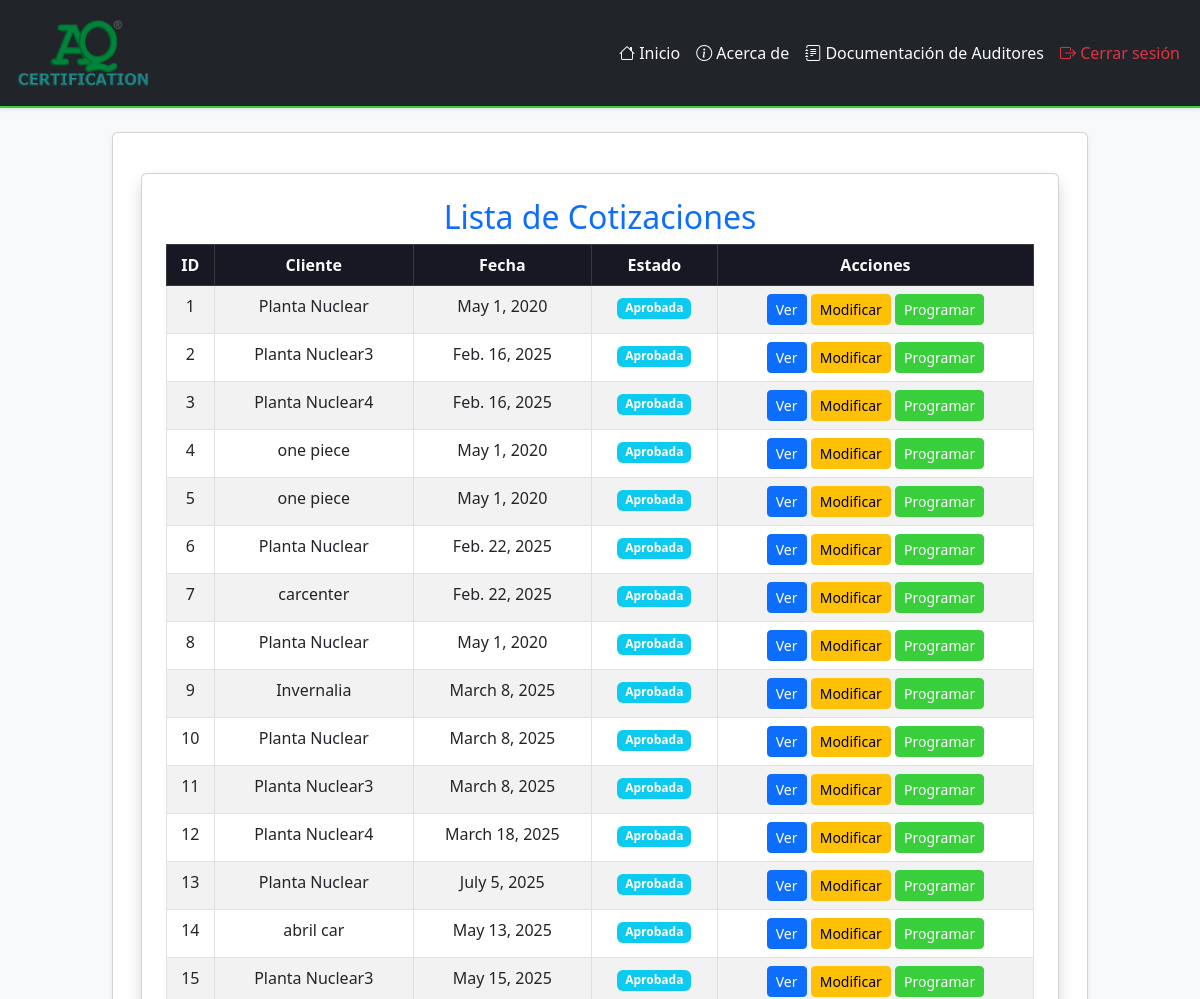
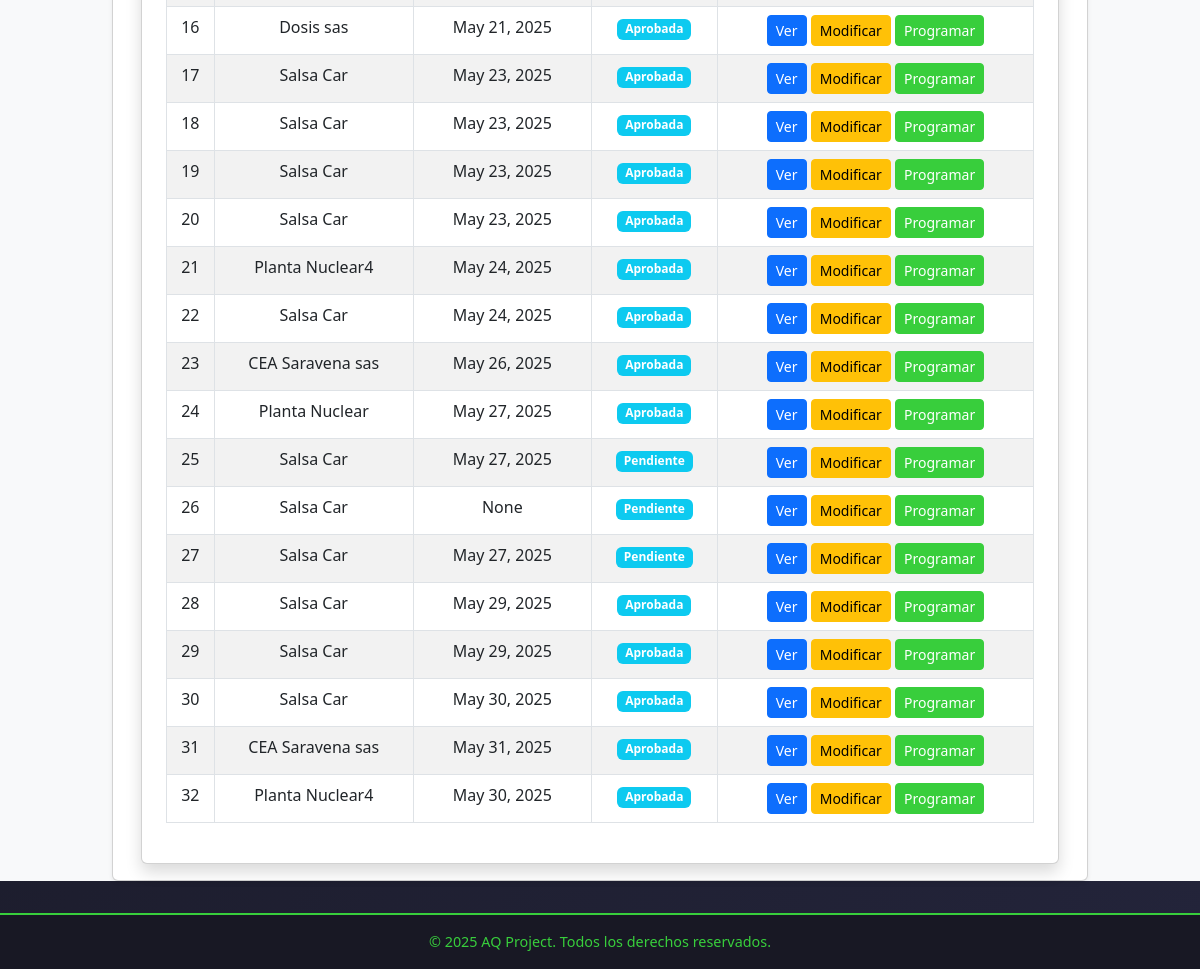
The page /cotizaciones/cotizaciones/ (signed in) on the database as committed earlier (2 pictures, top to bottom).
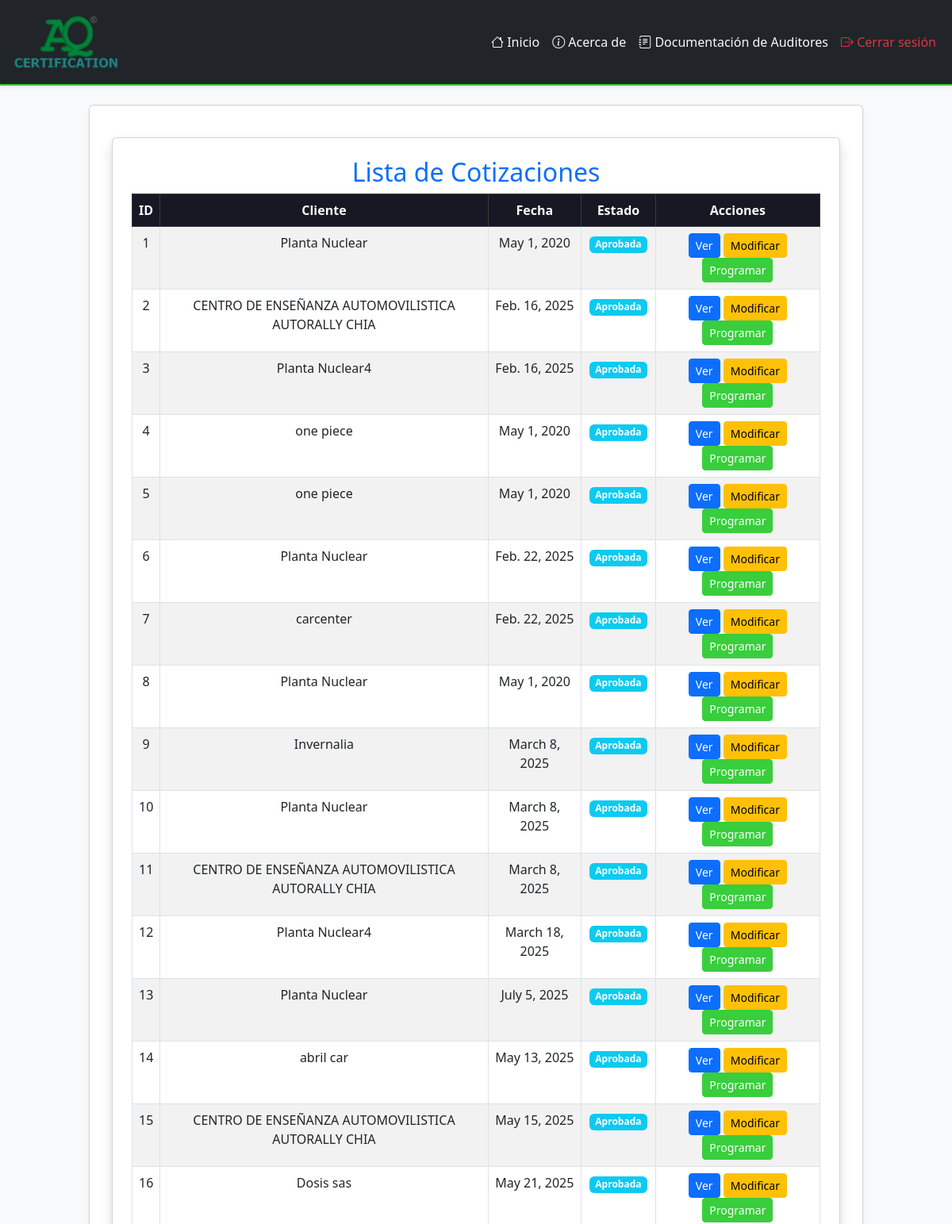
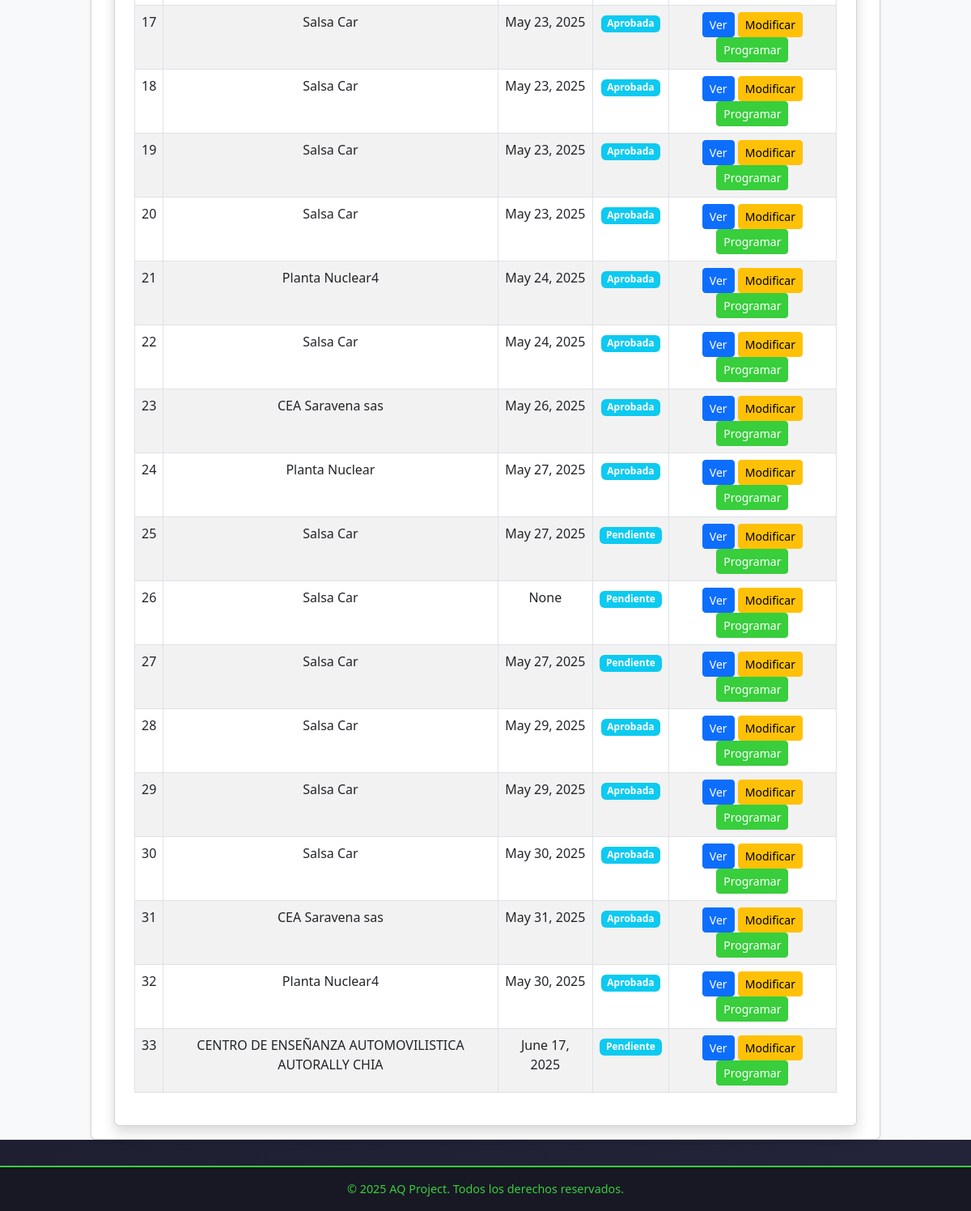
The same page on the database as committed later (2 pictures, top to bottom).
### cotizaciones/models.py (models this page shows, shortened)
class Cotizacion(models.Model):
    solicitud = models.ForeignKey(Solicitud, on_delete=models.CASCADE, related_name="cotizaciones")
    numero_servicio = models.CharField(max_length=100, unique=True)
    fecha_cotizacion = models.DateField(null=True, blank=True)
    tipo_servicio = models.ManyToManyField("TipoServicio")
    dias_auditoria_etapa_1 = models.DecimalField(max_digits=3, decimal_places=1, null=True, blank=True)
    dias_auditoria_etapa_2 = models.DecimalField(max_digits=3, decimal_places=1, null=True, blank=True)
    precio_neto = models.DecimalField(max_digits=10, decimal_places=2, help_text="Valor sin IVA")
    precio_iva = models.DecimalField(max_digits=10, decimal_places=2, default=Decimal("0.00"), help_text="IVA (19%)")
    precio_total = models.DecimalField(max_digits=10, decimal_places=2, default=Decimal("0.00"), help_text="Total con IVA")
    ESTADO_CHOICES = [
        ('Pendiente', 'Pendiente'),
        ('Aprobada', 'Aprobada'),
        ('Rechazada', 'Rechazada'),
        ('Programada', 'Programada'),
    ]
    estado = models.CharField(max_length=20, choices=ESTADO_CHOICES, default='Pendiente')

### solicitudes/models.py (models this page shows, shortened)
class Solicitud(models.Model):
    cliente = models.ForeignKey(Cliente, on_delete=models.CASCADE, related_name="solicitudes_solicitudes")  # Relación con el modelo Cliente
    fecha_solicitud = models.DateField(default=date.today)  # Fecha en que se crea la solicitud
    estado = models.CharField(
        max_length=20,
        choices=[
            ('Pendiente', 'Pendiente'),
            ('Aprobada', 'Aprobada'),
            ('Rechazada', 'Rechazada')
        ],
        default='Pendiente'
    )  # Estado de la solicitud

class Cliente(models.Model):
    nit = models.CharField(max_length=20, unique=True)  # Nit único
    nombre_propietario = models.CharField(max_length=100)
    nombre_establecimiento = models.CharField(max_length=100)
    representante_legal = models.CharField(max_length=100)
    cedula_ciudadania = models.CharField(max_length=20)
    ciudad = models.CharField(max_length=100)
    departamento = models.CharField(max_length=100)
    direccion = models.CharField(max_length=200)
    representante_organismo = models.CharField(max_length=100)
    cargo = models.CharField(max_length=50)
    telefono_fijo = models.CharField(max_length=20, blank=True, null=True)
    telefono_celular = models.CharField(max_length=20)
    correo_electronico = models.EmailField()
    nivel_cea = models.CharField(max_length=50, choices=NIVELES_CEA)
    cantidad_vehiculos = models.IntegerField(null=True, blank=True)
    cantidad_instructores = models.IntegerField(null=True, blank=True)
    categorias_certificar = models.ManyToManyField(Categoria, blank=True)
    certificado_conformidad = models.CharField(max_length=2, choices=CERTIFICADO_CONFORMIDAD_CHOICES, default="No")
    nombre_ente_certificador = models.CharField(max_length=100, blank=True, null=True)  # Se llena si es "Sí"
    fecha_solicitud = models.DateField(null=True, blank=True)  # Se establece solo cuando se envía la solicitud
    observaciones = models.TextField(blank=True, null=True)

### cotizaciones/views.py (the view)
# urls.py: path("cotizaciones/", listado_cotizaciones, name="listado_cotizaciones"),
@login_required
def listado_cotizaciones(request):
    cotizaciones = Cotizacion.objects.all()
    return render(request, "cotizaciones/listado_cotizaciones.html", {"cotizaciones": cotizaciones})

### cotizaciones/templates/cotizaciones/listado_cotizaciones.html (shortened to what this page needs)
{% extends 'layouts/base.html' %}
{% block content %}
<link rel="stylesheet" href="https://cdn.jsdelivr.net/npm/bootstrap@5.3.0/dist/css/bootstrap.min.css">
<div class="container mt-4">
    <div class="card shadow p-4">
        <h2 class="text-center text-primary">Lista de Cotizaciones</h2>
        {% if cotizaciones %}
            <div class="table-responsive">
                <table class="table table-bordered table-striped text-center">
                    <thead class="table-dark">
                        <tr>
                            <th>ID</th>
                            <th>Cliente</th>
                            <th>Fecha</th>
                            <th>Estado</th>
                            <th>Acciones</th>
                        </tr>
                    </thead>
                    <tbody>
                        {% for cotizacion in cotizaciones %}
                            <tr>
                                <td>{{ cotizacion.id }}</td>
                                <td>{{ cotizacion.solicitud.cliente.nombre_establecimiento }}</td>
                                <td>{{ cotizacion.fecha_cotizacion }}</td>
                                <td>
                                    <span class="badge bg-info">{{ cotizacion.estado }}</span>
                                </td>
                                <td>
                                    <a href="{% url 'detalle_cotizacion' cotizacion.id %}" class="btn btn-sm btn-primary">Ver</a>
                                    <a href="{% url 'editar_cotizacion' cotizacion.id %}" class="btn btn-sm btn-warning">Modificar</a>
                                    <a href="{% url 'programar_auditoria' cotizacion.id %}" class="btn btn-sm btn-success">Programar</a>
                                </td>
                            </tr>
                        {% endfor %}
                    </tbody>
                </table>
            </div>
        {% else %}
            <div class="alert alert-danger text-center">
                No hay cotizaciones registradas.
            </div>
        {% endif %}
    </div>
</div>
{% endblock %}

### myapp/templates/layouts/base.html (shortened to what this page needs)
{% load static %}
<!doctype html>
<html lang="es">
<head>
    <link rel="stylesheet" href="https://cdn.jsdelivr.net/npm/bootstrap@5.3.3/dist/css/bootstrap.min.css">
    <link rel="stylesheet" href="https://cdn.jsdelivr.net/npm/bootstrap-icons@1.10.5/font/bootstrap-icons.css">
</head>
<body>
<nav class="navbar navbar-expand-lg navbar-dark bg-dark shadow-sm">
    <div class="container-fluid">
        <a class="navbar-brand text-success d-flex align-items-center" href="/">
            <img src="{% static 'myapp/AQ_color.png' %}" alt="Logo AQ Certification" style="height: 80px; margin-right: 30px;">
        </a>
        <div class="collapse navbar-collapse" id="navbarNavDropdown">
            <ul class="navbar-nav ms-auto">
                <li class="nav-item"><a class="nav-link" href="{% url 'index' %}"><i class="bi bi-house"></i> Inicio</a></li>
                <li class="nav-item"><a class="nav-link" href="{% url 'about' %}"><i class="bi bi-info-circle"></i> Acerca de</a></li>
                {% if user.is_authenticated %}
                    {% for group in user.groups.all %}
                        {% if group.name == "Auditores" %}
                            <li class="nav-item">
                                <a class="nav-link" href="{% url 'dashboard_auditor' %}"><i class="bi bi-journal-text"></i> Documentación de Auditores</a>
                            </li>
                        {% endif %}
                    {% endfor %}
                    <li class="nav-item"><a class="nav-link text-danger" href="{% url 'logout' %}"><i class="bi bi-box-arrow-right"></i> Cerrar sesión</a></li>
                {% else %}
                    <li class="nav-item"><a class="nav-link" href="{% url 'signup' %}"><i class="bi bi-person-plus"></i> Registrarse</a></li>
                    <li class="nav-item"><a class="nav-link" href="{% url 'signin' %}"><i class="bi bi-box-arrow-in-right"></i> Iniciar sesión</a></li>
                {% endif %}
            </ul>
        </div>
    </div>
</nav>
<main class="container-fluid" style="background-color: #f8f9fa; min-height: 100vh;">
    <div class="row justify-content-center">
        <div class="col-lg-10 mt-4">
            <div class="card shadow-sm">
                <div class="card-body">
                    {% block content %}
                    {% endblock %}
                </div>
            </div>
        </div>
    </div>
</main>
<footer>
    &copy; {{ year|default:2025 }} AQ Project. Todos los derechos reservados.
</footer>
</body>
</html>

### myapp/templates/layouts/base.html (style rules this page uses)
body { background: linear-gradient(120deg, #181824 0%, #23243a 100%); }
.navbar { border-bottom: 2px solid #38ce3c; }
.navbar-brand { font-weight: bold; letter-spacing: 1px; }
.nav-link { position: relative; color: #f8f9fa !important; transition: color 0.2s; }
.nav-link::after { content: ""; display: block; width: 0; height: 2px; background: #38ce3c; transition: width .3s; position: absolute; bottom: 0; left: 0; }
.card { border-left: 5px solid #38ce3c; border-radius: 10px; }
.btn-success, .btn-success:focus, .btn-success:active { background-color: #38ce3c !important; border-color: #38ce3c !important; }
.table thead th { background-color: #181824; color: #f8f9fa; }
footer { background-color: #181824; color: #38ce3c; padding: 1rem 0; text-align: center; font-size: 0.9rem; border-top: 2px solid #38ce3c; margin-top: 2rem; }

Rows that differ between the two databases and show on the page:
changed through a linked row, Cotizacion id 2: solicitud.cliente.nombre_establecimiento "Planta Nuclear3" → "CENTRO DE ENSEÑANZA AUTOMOVILISTICA AUTORALLY CHIA"
changed through a linked row, Cotizacion id 11: solicitud.cliente.nombre_establecimiento "Planta Nuclear3" → "CENTRO DE ENSEÑANZA AUTOMOVILISTICA AUTORALLY CHIA"
changed through a linked row, Cotizacion "May 15, 2025": solicitud.cliente.nombre_establecimiento "Planta Nuclear3" → "CENTRO DE ENSEÑANZA AUTOMOVILISTICA AUTORALLY CHIA"
added Cotizacion: id "33", solicitud.cliente.nombre_establecimiento "CENTRO DE ENSEÑANZA AUTOMOVILISTICA AUTORALLY CHIA", fecha_cotizacion "June 17, 2025", estado "Pendiente"
